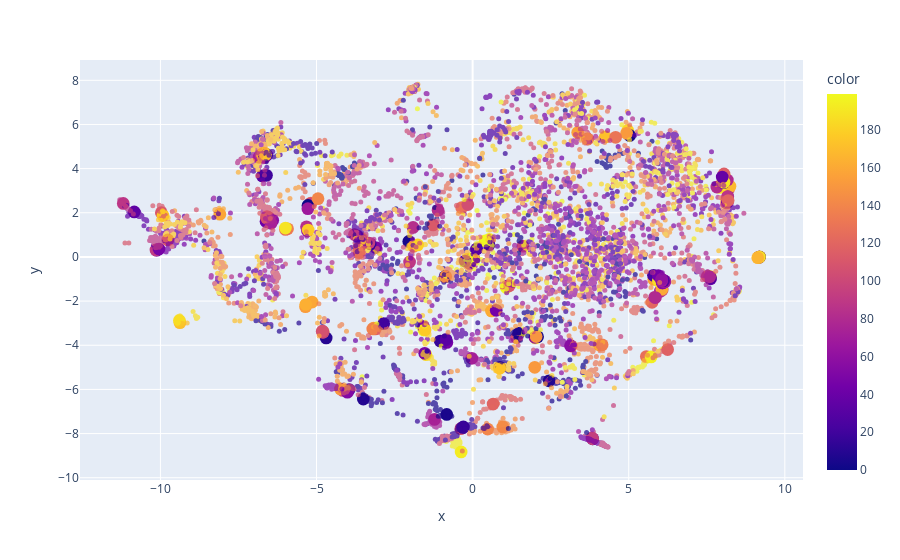

Here is the notebook cell this chart was saved with:
### Code cell
# t-SNE of the merged tensor



tsne = TSNE(n_components=2, verbose=0, perplexity=40, n_iter=300)
image_text_tsne = tsne.fit_transform(text_cat_image.to('cpu'))

sizes = np.array([1 for i in range(len(image_text_tsne[:200]))])

fig = px.scatter(x=image_text_tsne[:200, 0], y=image_text_tsne[:200, 1], color=shuffled_classes, opacity=1, size_max=9, size=sizes)              #texte

fig.add_scatter(x=image_text_tsne[200:, 0], y=image_text_tsne[200:, 1], opacity = 0.7, mode='markers', marker_size=5,  marker=dict(  #images
            color=shuffled_colors
            ))
fig.data[1].showlegend = False
fig.update_traces(marker=dict(
                              line=dict(width=0,
                                        )
                  ))

path='/home/onyxia/work/DetailCLIP/images/text + image/image.png'
fig.write_image(path, format='png', engine='kaleido')
fig.show()

### Figure 1 — Plotly figure (JSON) as saved in the notebook; plotly's stock layout.template omitted (floating-point values rounded to 4 significant figures; data arrays with more than 128 entries replaced by an {"elided": "..."} marker saying what was removed)
{"data": [{"hovertemplate": "x=%{x}<br>y=%{y}<br>size=%{marker.size}<br>color=%{marker.color}<extra></extra>", "legendgroup": "", "marker": {"color": {"elided": "200 int values"}, "coloraxis": "coloraxis", "line": {"width": 0}, "opacity": 1, "size": {"elided": "200 int values"}, "sizemode": "area", "sizeref": 0.01235, "symbol": "circle"}, "mode": "markers", "name": "", "orientation": "v", "showlegend": false, "type": "scatter", "x": {"elided": "200 float values"}, "xaxis": "x", "y": {"elided": "200 float values"}, "yaxis": "y"}, {"marker": {"color": {"elided": "5920 int values"}, "line": {"width": 0}, "size": 5}, "mode": "markers", "opacity": 0.7, "showlegend": false, "type": "scatter", "x": {"elided": "5920 float values"}, "y": {"elided": "5920 float values"}}], "layout": {"coloraxis": {"colorbar": {"title": {"text": "color"}}, "colorscale": [[0, "#0d0887"], [0.1111, "#46039f"], [0.2222, "#7201a8"], [0.3333, "#9c179e"], [0.4444, "#bd3786"], [0.5556, "#d8576b"], [0.6667, "#ed7953"], [0.7778, "#fb9f3a"], [0.8889, "#fdca26"], [1, "#f0f921"]]}, "legend": {"itemsizing": "constant", "tracegroupgap": 0}, "margin": {"t": 60}, "xaxis": {"anchor": "y", "domain": [0, 1], "title": {"text": "x"}}, "yaxis": {"anchor": "x", "domain": [0, 1], "title": {"text": "y"}}}}
